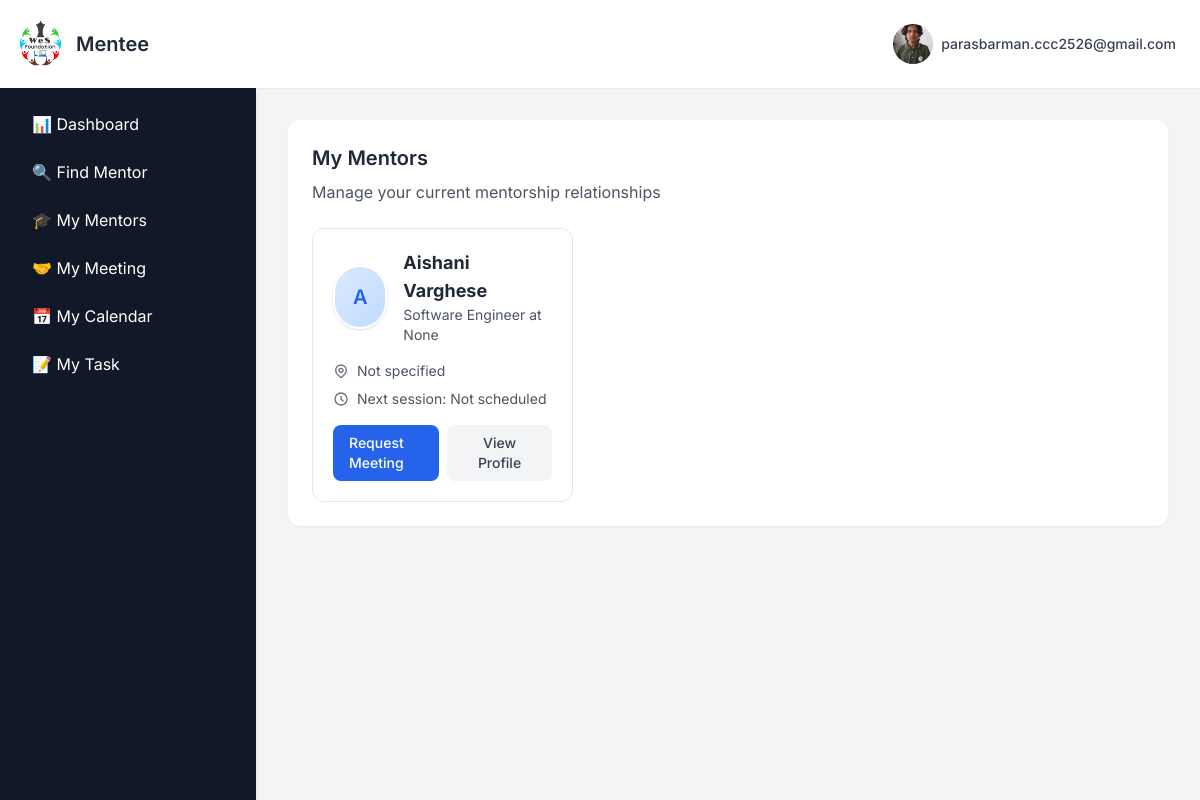
/my_mentors (signed in), run on an earlier commit of the app's database.
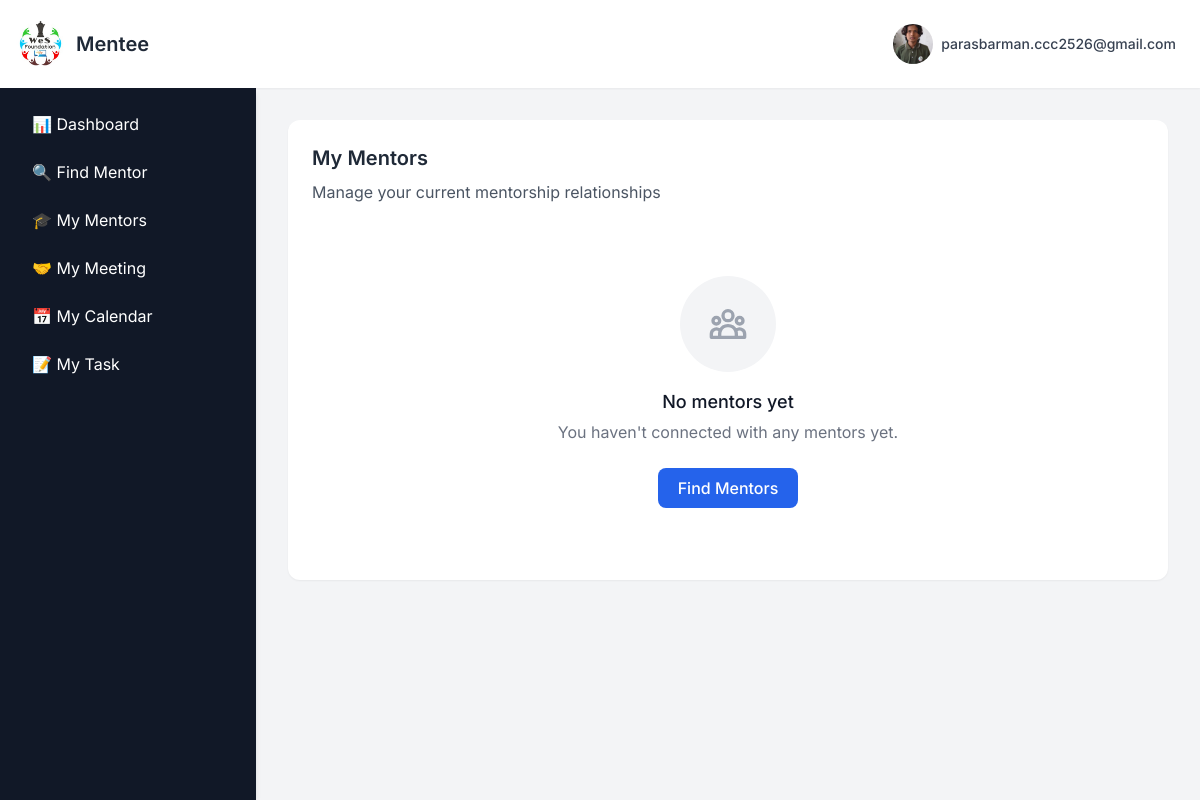
And on a later commit of the database.
### app.py (models this page shows, shortened)
class MentorProfile(db.Model):
    __tablename__="mentor_profile"
    id = db.Column(db.Integer, primary_key=True)
    user_id= db.Column(db.Integer, db.ForeignKey("signup_details.id"),nullable=False)
    profession = db.Column(db.String(100))
    skills = db.Column(db.Text)  # New field - comma separated skills
    role = db.Column(db.String(100))  # New field - job role/position
    industry_sector = db.Column(db.String(100))  # New field - industry/sector
    organisation = db.Column(db.String(150))
    years_of_experience = db.Column(db.String(100))
    whatsapp = db.Column(db.String(20))
    location = db.Column(db.String(100))  # New field - country
    education = db.Column(db.String(150))
    language = db.Column(db.String(100))  # Can store multiple languages comma separated
    linkedin_link = db.Column(db.String(200))  # New field
    github_link = db.Column(db.String(200))  # New field
    portfolio_link = db.Column(db.String(200))  # New field
    other_social_link = db.Column(db.String(200))
    mentorship_topics = db.Column(db.Text)  # New field - topics they can mentor on
    mentorship_type_preference = db.Column(db.String(200))  # New field - school, women, etc.
    preferred_communication = db.Column(db.String(100))  # online, offline, hybrid
    availability = db.Column(db.String(100))
    connect_frequency = db.Column(db.String(100))
    preferred_duration = db.Column(db.String(100))  # New field - 1 month, 6 months, etc.
    why_mentor = db.Column(db.Text)  # Changed from "why become mentor" to "why mentor"
    mentorship_philosophy = db.Column(db.Text)  # New field
    mentorship_motto = db.Column(db.String(300))  # New field
    additional_info = db.Column(db.Text)
    profile_picture = db.Column(db.String(100))
    status = db.Column(db.String(20), default="pending")

class User(db.Model):
    __tablename__ = "signup_details"
    id = db.Column(db.Integer, primary_key=True)
    name = db.Column(db.String(100), nullable=False)
    email = db.Column(db.String(100), unique=True, nullable=False)
    password = db.Column(db.String(200), nullable=False)   # length thoda bada
    user_type = db.Column(db.String(10), nullable=False)
    institution = db.Column(db.String(150), nullable=True)
    institution_id = db.Column(db.Integer, db.ForeignKey("institutions.id"), nullable=True)
    mentor_profile = db.relationship("MentorProfile", backref="user", uselist=False)
    institution_ref = db.relationship("Institution", backref="users", foreign_keys="User.institution_id")

### app.py (the view)
@app.route("/my_mentors")
def my_mentors():
    if "email" not in session or session.get("user_type") != "2":
        return redirect(url_for("signin"))
    mentee = User.query.filter_by(email=session["email"]).first()
    profile_complete = check_profile_complete(mentee.id, "2")
    if not mentee:
        flash("Mentee profile not found.", "error")
        return redirect(url_for("signin"))
    accepted_requests = MentorshipRequest.query.filter_by(
        mentee_id=mentee.id,
        mentor_status="accepted",
        supervisor_status="approved",
        final_status="approved"
    ).all()
    my_mentors = []
    for req in accepted_requests:
        if req.mentor and req.mentor.mentor_profile:
             my_mentors.append(req.mentor.mentor_profile)
    return render_template(
        "mentee/mentee_my_mentors.html",
        my_mentors=my_mentors,
        show_sidebar=True,
        profile_complete=profile_complete
    )

### app.py (called while the page is built)
@app.context_processor
def inject_profile_complete():
    profile_complete = True  # Default to True (no popup)
    if "email" in session and session.get("user_type") in ["1", "2"]:
        user = User.query.filter_by(email=session["email"]).first()
        if user:
            profile_complete = check_profile_complete(user.id, session.get("user_type"))
    return dict(profile_complete=profile_complete)

### templates/mentee/mentee_my_mentors.html (shortened to what the changed rows need)
{% extends "base2.html" %}
{% block content %}
  <section id="mymentors" class=" p-6 bg-white rounded-xl shadow-sm">
    <div class="mb-6">
      <h2 class="text-xl font-semibold text-gray-800 mb-2">My Mentors</h2>
    </div>
    {% if my_mentors and my_mentors|length > 0 %}
    <div class="grid grid-cols-1 md:grid-cols-2 lg:grid-cols-3 gap-6">
      {% for mentor in my_mentors %}
      <div class="bg-white rounded-xl border border-gray-200 p-5 transition-all hover:shadow-md">
        <div class="flex items-center gap-4 mb-4">
          {% if mentor.profile_picture %}
            <img src="{{ url_for('static', filename='uploads/' ~ mentor.profile_picture) }}"
                 alt="{{ mentor.user.name }}"
                 class="w-16 h-16 rounded-full object-cover border-2 border-white shadow">
          {% else %}
            <div class="w-16 h-16 rounded-full bg-gradient-to-br from-blue-100 to-blue-200 flex items-center justify-center text-blue-600 border-2 border-white shadow">
              <span class="text-xl font-semibold">{{ mentor.user.name[0] if mentor.user.name else '?' }}</span>
            </div>
          {% endif %}
          <div>
            <h3 class="text-lg font-bold text-gray-800">{{ mentor.user.name }}</h3>
            <p class="text-sm text-gray-600">{{ mentor.profession }} at {{ mentor.organisation }}</p>
          </div>
        </div>
        <div class="space-y-2 mb-4">
          <div class="flex items-center text-sm text-gray-600">
            <span>{{ mentor.location if mentor.location else 'Not specified' }}</span>
          </div>
          <div class="flex items-center text-sm text-gray-600">
            <svg xmlns="http://www.w3.org/2000/svg" class="h-4 w-4 mr-2 text-gray-500" fill="none" viewBox="0 0 24 24" stroke="currentColor">
              <path stroke-linecap="round" stroke-linejoin="round" stroke-width="2" d="M12 8v4l3 3m6-3a9 9 0 11-18 0 9 9 0 0118 0z" />
            </svg>
            <span>Next session: {{ mentor.next_session if mentor.next_session else 'Not scheduled' }}</span>
          </div>
        </div>
          <div class="flex space-x-2">
              <a href="{{ url_for ('mentee_create_meeting_request', mentor_id=mentor.user.id)}}"
              class="flex-1 px-4 py-2 bg-blue-600 text-white text-sm font-medium rounded-lg hover:bg-blue-700 transition">
                Request Meeting
              </a>
              <button onclick="openProfileModal(
                  '{{ mentor.user.name }}',
                  '{{ mentor.profession }}',
                  '{{ mentor.organisation }}',
                  '{{ mentor.location }}',
                  '{{ mentor.years_of_experience }}',
                  '{{ mentor.profile_picture }}',
                  '{{ mentor.user.email }}',
                  '{{ mentor.education }}',
                  '{{ mentor.language }}',
                  '{{ mentor.preferred_communication }}',
                  '{{ mentor.why_mentor }}',
                  '{{ mentor.role }}',
                  '{{ mentor.industry_sector }}',
                  '{{ mentor.skills }}',
                  '{{ mentor.availability }}',
                  '{{ mentor.mentorship_topics }}',
                  '{{ mentor.linkedin_link }}',
                  '{{ mentor.github_link }}',
                  '{{ mentor.portfolio_link }}'
              )" class="flex-1 px-4 py-2 bg-gray-100 text-gray-700 text-sm font-medium rounded-lg hover:bg-gray-200 transition">
                  View Profile
              </button>
         </div>
      </div>
      {% endfor %}
    </div>
    {% else %}
    <div class="text-center py-12">
      <div class="mx-auto w-24 h-24 rounded-full bg-gray-100 flex items-center justify-center mb-4">
      </div>
      <h3 class="text-lg font-medium text-gray-900 mb-1">No mentors yet</h3>
      <p class="text-gray-500 mb-6">You haven't connected with any mentors yet.</p>
     <a href="{{ url_for ('find_mentor')}}">
      <button class="px-5 py-2 bg-blue-600 text-white font-medium rounded-lg hover:bg-blue-700 transition">
        Find Mentors
      </button>
    </a>
    </div>
    {% endif %}
  </section>
{% endblock %}

What changed in the data, as far as the page shows it:
removed MentorProfile: user "A", user.name "Aishani Varghese", profession "Software Engineer", organisation "None", location "Not specified", next_session "Not scheduled"
Also different on the page:
text now shown: "No mentors yet You haven't connected with any mentors yet. Find Mentors"
